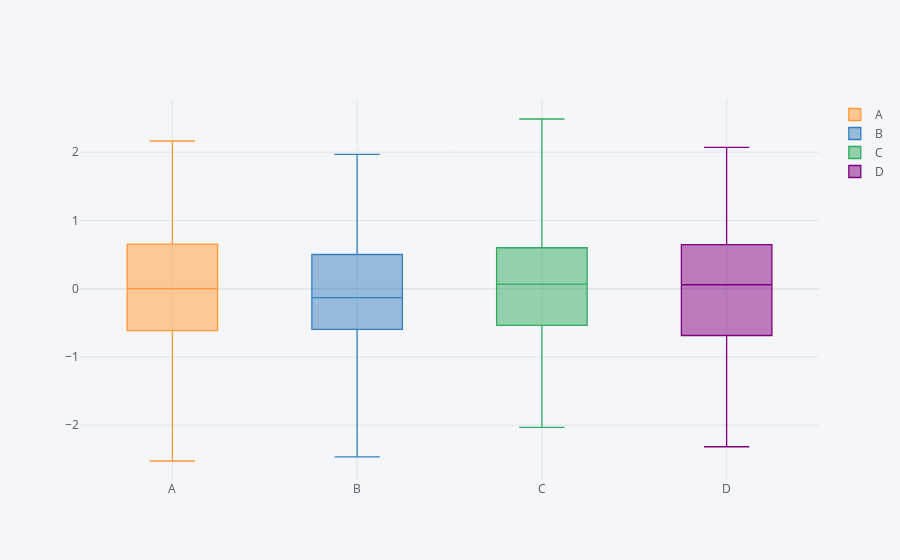

The code cell stored with this chart in its notebook:
### Code cell
df.iplot(kind='box') #boxplot does the aggregation by itself.
